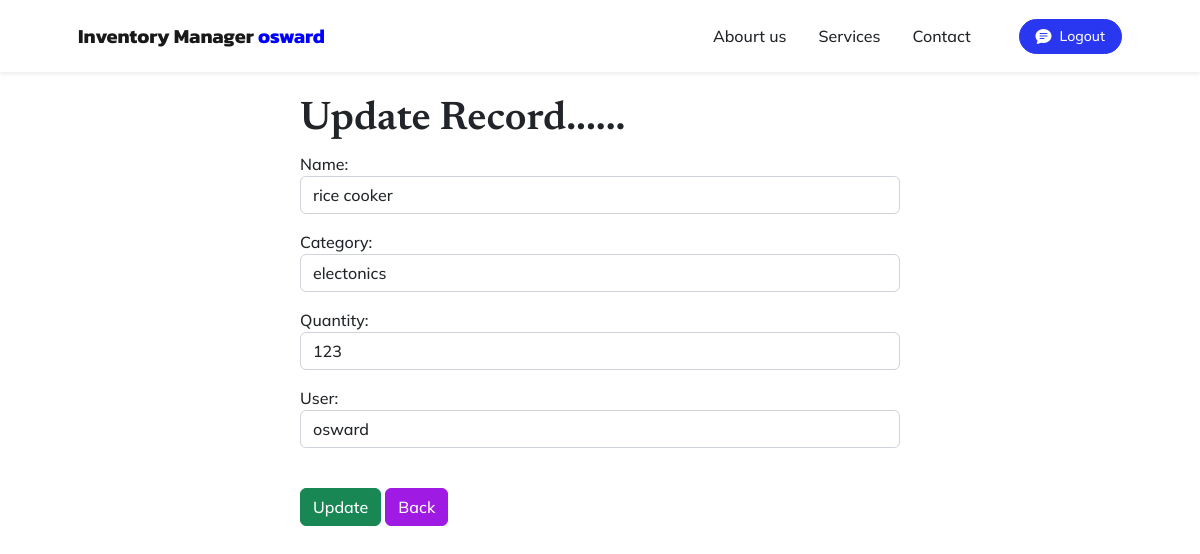
Screenshot of /update/6 (signed in) with the database file from the repository.
### invetory/models.py (models this page shows, shortened)
class Inventory(models.Model):
    name=models.CharField(max_length=100)
    quantity=models.IntegerField()
    category=models.ForeignKey(Category, on_delete=models.CASCADE)
    created=models.DateTimeField(auto_now_add=True)
    user=models.ForeignKey(User,on_delete=models.CASCADE)

class Category(models.Model):
    name=models.CharField(max_length=100)
    class Meta:
        verbose_name_plural='categories'
    def __str__(self):
        return self.name

### invetory/views.py (the view)
# urls.py: path('update/<int:pk>',views.update_inventory, name='update'),
def update_inventory(request,pk):
    if request.user.is_authenticated:
        curent=Inventory.objects.get(id=pk)
        form = InventoryForm(request.POST or None,instance=curent)
        if form.is_valid():
            form.save()
            messages.success(request, 'record updated successfully')
            return redirect('dashboard')
        return render(request, 'update.html', {'form': form})
    else:
        messages.error(request, 'You must login to the system')
        return redirect('login')

### invetory/form.py
class InventoryForm(forms.ModelForm):
    class Meta:
        model = Inventory
        fields = ['name', 'category', 'quantity', 'user']
    name = forms.CharField(widget=forms.TextInput(attrs={'class': 'form-control', 'placeholder': 'Product Name'}))
    category = forms.ModelChoiceField(
        queryset=Category.objects.all(),
        widget=forms.Select(attrs={'class': 'form-control'})
    )
    quantity = forms.IntegerField(widget=forms.NumberInput(attrs={'class': 'form-control', 'placeholder': 'Quantity'}))
    user = forms.ModelChoiceField(
        queryset=User.objects.all(),
        widget=forms.Select(attrs={'class': 'form-control'})
    )

### invetory/templates/update.html (shortened to what this page needs)
{%  extends 'base.html' %}
{% block content%}
  <div class="col-md-6 offset-md-3">
   <h1>Update Record...... </h1>
     <form method="POST" action=" ">
	{{ form.as_p }}
<br/>
  <button type="submit" class="btn btn-success">Update</button>
   <a href="{% url 'dashboard' %}" class="btn btn-secondary">Back</a>
</form>
   </div>
{%endblock%}

### invetory/templates/nav.html (shortened to what this page needs)
<nav class="navbar navbar-expand-lg navbar-light fixed-top shadow-sm" id="mainNav">
    <div class="container px-5">
        <a class="navbar-brand fw-bold" href="#page-top"> Inventory Manager  <span style="font-size: 20px; color: blue;">{{user.username}}</span></a>
        <div class="collapse navbar-collapse" id="navbarResponsive">
            <ul class="navbar-nav ms-auto me-4 my-3 my-lg-0">
                <li class="nav-item"><a class="nav-link me-lg-3" href="{%url 'about' %}">Abourt us</a></li>
                <li class="nav-item"><a class="nav-link me-lg-3" href="{%url 'service'%}">Services</a></li>
                <li class="nav-item"><a class="nav-link me-lg-3" href="{%url 'contact'%}">Contact</a></li>
            </ul>
            {%if user.is_authenticated%}
            <a href="{%url 'logout' %}" style="text-decoration: none;"><button class="btn btn-primary rounded-pill px-3 mb-2 mb-lg-0" data-bs-toggle="modal" data-bs-target="#feedbackModal">
                <span class="d-flex align-items-center">
                    <i class="bi-chat-text-fill me-2"></i>
                    <span class="small">Logout</span>
                </span>
            </button>
        </a>
    {%endif%}
        </div>
    </div>
</nav>

### rows the page displays
Inventory: name "rice cooker", category "electonics", quantity "123", user "osward"

### other values shown
{{ user.username }} "osward"
